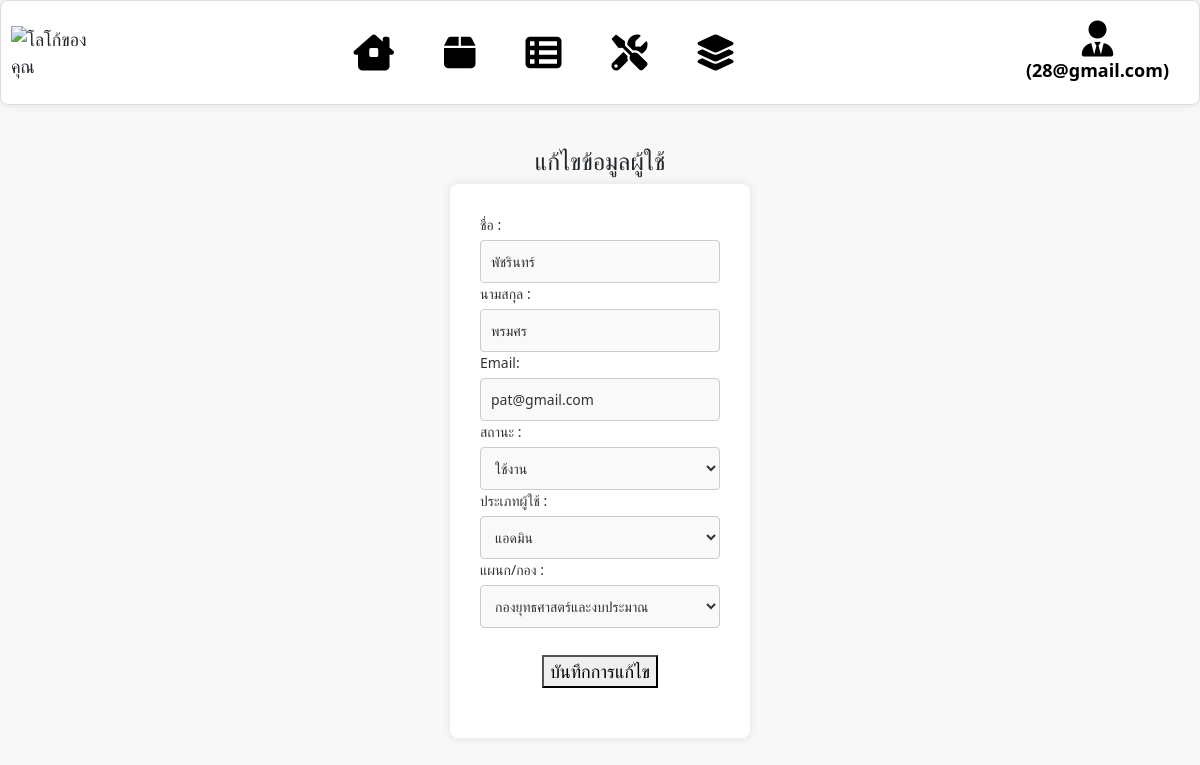
The page /admin/edit_manage_users.php?id=1 (signed in) on the database its author committed.
### tables this page shows
CREATE TABLE `users` (
  `u_id` int(11) NOT NULL,
  `u_fname` varchar(255) NOT NULL,
  `u_lname` varchar(255) NOT NULL,
  `u_email` varchar(255) NOT NULL,
  `u_password` varchar(255) NOT NULL,
  `u_status` enum('ใช้งาน','ไม่ได้ใช้งาน') NOT NULL,
  `u_type` enum('ช่าง','แอดมิน','ผู้ใช้') NOT NULL,
  `u_dp_id` int(11) NOT NULL
);

### admin/edit_manage_users.php (the view, shortened to what this page needs)
<?php
include 'public/layout.php';
$servername = "localhost";
$username = "root";
$password = "";
$dbname = "repair";
$conn = new mysqli($servername, $username, $password, $dbname);
if (isset($_GET['id'])) {
    $user_id = $_GET['id'];
    if (!empty($user_id)) {
        $sql = "SELECT * FROM users WHERE u_id='$user_id'";
        $result = $conn->query($sql);
        if ($result->num_rows > 0) {
            $row = $result->fetch_assoc();
        } else {
            echo "ไม่พบข้อมูลผู้ใช้";
        }
    } else {
        echo "กรุณาระบุรหัสผู้ใช้ที่ต้องการแก้ไข";
    }
} else {
    echo "ไม่ได้ระบุรหัสผู้ใช้ที่ต้องการแก้ไข";
}
?>
<!DOCTYPE html>
<html lang="en">
<head>
</head>
<body>
<center><h4>แก้ไขข้อมูลผู้ใช้</h4></center>
<form method="post" action="process_edit_manage_users.php" enctype="multipart/form-data">
    <label for="u_fname">ชื่อ :</label>
    <input type="text" name="u_fname" value="<?php echo $row['u_fname']; ?>" required><br>
    <label for="u_lname">นามสกุล :</label>
    <input type="text" name="u_lname" value="<?php echo $row['u_lname']; ?>" required><br>
    <label for="u_email">Email:</label>
    <input type="email" name="u_email" value="<?php echo $row['u_email']; ?>" required><br>
    <label for="u_status">สถานะ :</label>
    <select name="u_status">
        <option value="ใช้งาน" <?php if ($row['u_status'] == 'ใช้งาน') echo 'selected'; ?>>ใช้งาน</option>
    </select><br>
    <label for="u_type">ประเภทผู้ใช้ :</label>
    <select name="u_type">
        <option value="แอดมิน" <?php if ($row['u_type'] == 'แอดมิน') echo 'selected'; ?>>แอดมิน</option>
    </select><br>
    <label for="u_dp_id">แผนก/กอง :</label>
    <select name="u_dp_id" required>
        <?php
        $servername = "localhost";
        $username = "root";
        $password = "";
        $dbname = "repair";
        $conn = new mysqli($servername, $username, $password, $dbname);
        $sql_department = "SELECT dp_id, dp_name FROM department";
        $result_department = $conn->query($sql_department);
        while ($row_department = $result_department->fetch_assoc()) {
            $selected_department = ($row_department['dp_id'] == $row['u_dp_id']) ? 'selected' : '';
            echo "<option value='{$row_department['dp_id']}' $selected_department>{$row_department['dp_name']}</option>";
        }
        ?>
    </select>
    <br><br>
    <div class="form-group">
        <button type="submit">บันทึกการแก้ไข</button>
    </div>
</form>
</body>
</html>

### admin/public/layout.php (shortened to what this page needs)
<?php
$user = null;
if (isset($_SESSION['u_id'])) {
   $servername = "localhost";
    $username = "root";
    $password = "";
    $dbname = "repair";
    $conn = new mysqli($servername, $username, $password, $dbname);
    $u_id = $_SESSION['u_id'];
    $sql = "SELECT * FROM users WHERE u_id = $u_id";
    $result = $conn->query($sql);
    if ($result->num_rows > 0) {
        $user = $result->fetch_assoc();
    }
}
?>
<!DOCTYPE html>
<html lang="en">
<head>
    <link rel="stylesheet" href="https://cdnjs.cloudflare.com/ajax/libs/font-awesome/6.0.0/css/all.min.css">
    <link href="https://cdn.jsdelivr.net/npm/bootstrap@5.3.1/dist/css/bootstrap.min.css" rel="stylesheet">
</head>
<body>
    <header>
<nav>
<img src="../upload_files/uploads/ตรา.อบจ.png" alt="โลโก้ของคุณ" style="width: 80px; ">
<div>
    <div class="dropdown">
        <a href="admin_dashboard.php"><i class="fa-solid fa-house-chimney-window fa-2x"></i></a>
    </div>
    <div class="dropdown">
        <a href="material_types.php"><i class="fa-solid fa-box fa-2x"></i></a>
    </div>
    <div class="dropdown">
        <a href="equipment_types_table.php"><i class="fa-solid fa-table-list fa-2x"></i></a>
    </div>
    <div class="dropdown">
        <a href="repair_requests.php"><i class="fa-solid fa-screwdriver-wrench fa-2x"></i></a>
    </div>
    <div class="dropdown">
        <a href="display_assets.php"><i class="fa-solid fa-layer-group fa-2x"></i></a>
    </div>
</div>
    <div class="dropdown">
            <?php if ($user): ?>
            <div class="dropdown">
            <a href="#" class="dropbtn"><i class="fa-solid fa-user-tie fa-2x"></i>(<?php echo $user['u_email']; ?>)</a>
            </div>
            <?php else: ?>
            <?php endif; ?>
        </div>
    </nav>
    </header>
    <br><br><br>
    <br><br>
</body>
</html>

### admin/public/layout.php (style rules this page uses)
body { margin: 0; padding: 0; font-family: 'Segoe UI', Tahoma, Geneva, Verdana, sans-serif; background-color: #f8f8f8; font-size: 18px; }
header { margin-bottom: 10%; }
body { padding-top: 20px; }
nav { background-color: #fff; margin: auto; padding: 10px; display: flex; justify-content: space-between; border: 1px solid #ddd; border-radius: 8px; align-items: center; box-shadow: 0 0 10px rgba(0, 0, 0, 0.1); }
nav a { text-decoration: none; color: black; padding: 10px; border-radius: 5px; transition: background-color 0.3s, color 0.3s; font-weight: bold; position: relative; overflow: hidden; margin-bottom: 5px; display: flex; flex-direction: column; align-items: center; }
nav div { display: flex; }
nav { position: fixed; top: 0; width: 100%; z-index: 1000; }
nav a { display: flex; flex-direction: column; align-items: center; text-align: left; margin: 0 10px; margin-right: 20px; }
nav a::before { content: ""; position: absolute; width: 100%; height: 3px; background-color: #1b02a8; bottom: 0; left: 0; transform: scaleX(0); transform-origin: bottom right; transition: transform 0.3s; }
.dropdown { position: relative; display: inline-block; }
.dropbtn { text-decoration: none; color: black; padding: 10px; border-radius: 5px; transition: background-color 0.3s, color 0.3s; margin: 0 10px; font-weight: bold; position: relative; overflow: hidden; }
header { margin-bottom: 1%; }

### admin/edit_manage_users.php (style rules this page uses)
body { margin: 0; padding: 0; font-family: 'Segoe UI', Tahoma, Geneva, Verdana, sans-serif; background-color: #f8f8f8; }
form { text-align: center; background-color: #fff; padding: 30px; border-radius: 8px; box-shadow: 0 0 10px rgba(0, 0, 0, 0.1); width: 300px; margin: 0 auto; }
.form-group { margin-bottom: 20px; }
label { display: block; margin-bottom: 5px; font-size: 14px; color: #333; text-align: left; }
input, select { width: 100%; padding: 10px; box-sizing: border-box; border: 1px solid #ccc; border-radius: 4px; font-size: 14px; color: #333; background-color: #f9f9f9; }

### rows shown on the page
users: u_email "28@gmail.com"
users: u_fname "พัชรินทร์", u_lname "พรมศร", u_email "pat@gmail.com", u_status "ใช้งาน", u_type "แอดมิน"

### other values the page prints
form field u_dp_id "กองยุทธศาสตร์และงบประมาณ"
